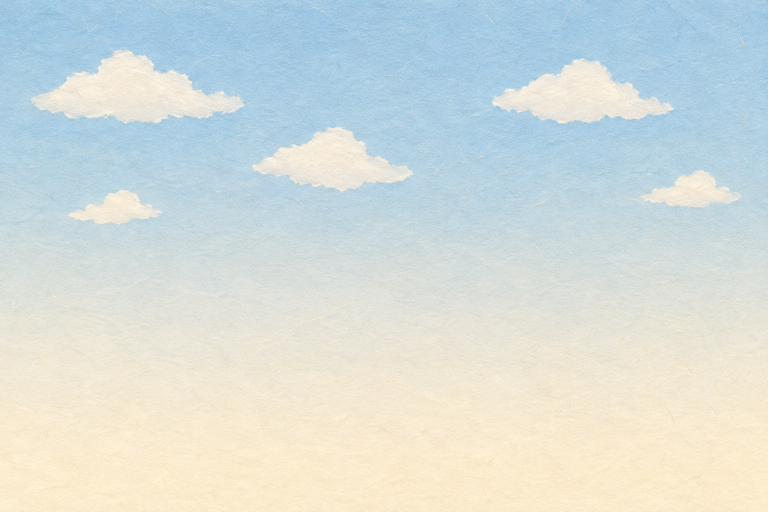
#> input picture assets/generated/bg-square-sky_v03.png, 1536 x 1024 px (shown at 1/2 size)
$ python phone_icon_v2.py
#> lines starting #> are read from the running program, lines starting #| are printed output that depends on the picture; after the words box and inside, x2 and y2 are one past the last pixel; in counts of white or black regions, pixels touching at a corner belong together
### review/G5/shared_art/scripts/paperdraw.py
"""G5 共用美術：程式繪製的厚卡紙景片／道具小工具（image_gen 額度用完時的退路）。

- 平塗色塊＋紙纖維紋理：紋理取自 G2 正式景片 bg-square-sky_v03 的高頻亮度（同一種紙紋），乘在色塊上。
- 線條：暖深灰細線（#4E3E33），和角色、G2 景片同色系；不畫陰影、不畫方向光。
- 道具（角色會碰到的獨立紙片）外加一圈白色紙芯邊（同角色立牌）；景片不加白邊。
- 圖裡不放任何文字、數字、標誌。
"""
from pathlib import Path

import numpy as np
from PIL import Image, ImageDraw, ImageFilter
from scipy import ndimage

ROOT = Path(__file__).resolve().parents[4]
INK = (78, 62, 51, 255)
_TEX = None


def paper_tex(w, h):
    """紙紋乘數（約 0.94–1.06）；以 G2 天空景片的高頻亮度鏡射鋪滿。"""
    global _TEX
    if _TEX is None:
        sky = np.array(Image.open(ROOT / "assets/generated/bg-square-sky_v03.png").convert("L")).astype(np.float32)
        sky = sky[720:1010]                       # 地平線附近沒有雲的那一段（只要紙纖維）
        hp = sky - ndimage.gaussian_filter(sky, 2.5)
        _TEX = np.clip(hp / 255.0 * 1.8, -0.06, 0.06)
    t = _TEX
    th, tw = t.shape
    reps_y, reps_x = h // th + 2, w // tw + 2
    row = np.concatenate([t if i % 2 == 0 else t[:, ::-1] for i in range(reps_x)], 1)
    full = np.concatenate([row if j % 2 == 0 else row[::-1] for j in range(reps_y)], 0)
    return 1.0 + full[:h, :w]


class Sheet:
    def __init__(self, w, h, ss=2):
        self.w, self.h, self.ss = w, h, ss
        self.img = Image.new("RGBA", (w * ss, h * ss), (0, 0, 0, 0))
        self.d = ImageDraw.Draw(self.img)

    def S(self, pts):
        return [(x * self.ss, y * self.ss) for x, y in pts]

    # [12 lines left out: functions rect, poly, not called in this run]

    def ellipse(self, x0, y0, x1, y1, fill, line=2.0):
        self.d.ellipse([x0 * self.ss, y0 * self.ss, x1 * self.ss, y1 * self.ss], fill=fill, outline=INK if line else None,
                       width=int(line * self.ss) if line else 0)

    def line(self, pts, w=2.0, color=INK):
        self.d.line(self.S(pts), fill=color, width=max(1, int(w * self.ss)), joint="curve")

    # [8 lines left out: function hole, not called in this run]

    def finish(self, white_border=0, edge_dark=0.0, seed=0):
        im = self.img.resize((self.w, self.h), Image.LANCZOS)
        a = np.array(im).astype(np.float32)
        tex = paper_tex(self.w, self.h)
        a[..., :3] *= tex[..., None]
        if edge_dark:
            m = a[..., 3] > 128
            din = ndimage.distance_transform_edt(m)
            k = np.clip(1 - din / 5.0, 0, 1) * edge_dark
            a[..., :3] *= (1 - k[..., None])
        a = np.clip(a, 0, 255).astype(np.uint8)
        if white_border:
            m = a[..., 3] >= 128
            pad = white_border + 6
            big = np.zeros((self.h + 2 * pad, self.w + 2 * pad, 4), np.uint8)
            big[pad:pad + self.h, pad:pad + self.w] = a
            m2 = big[..., 3] >= 128
            dist = ndimage.distance_transform_edt(~m2)
            core = (dist > 0) & (dist <= white_border)
            ring = (dist > 0) & (dist <= white_border + 1.2)
            out = big.copy().astype(np.float32)
            wc = np.array([250, 246, 238], np.float32) * paper_tex(big.shape[1], big.shape[0])[..., None]
            out[ring, :3] = wc[ring]
            aa = np.clip(white_border + 1.2 - dist, 0, 1)
            out[..., 3] = np.where(m2, out[..., 3], aa * 255 * ring)
            # 白邊內側一圈深色細線（同角色立牌）
            dl = ndimage.distance_transform_edt(m2)
            line = m2 & (dl <= 2.2)
            out[line, :3] = out[line, :3] * 0.25 + np.array([70, 56, 46]) * 0.75
            a = np.clip(out, 0, 255).astype(np.uint8)
        return a


def save(a, path):
    path.parent.mkdir(parents=True, exist_ok=True)
    m = a[..., 3] > 0
    if m.any() and not m.all():
        _, (iy, ix) = ndimage.distance_transform_edt(~m, return_indices=True)
        a = a.copy()
        a[~m, :3] = a[iy[~m], ix[~m], :3]
    Image.fromarray(a, "RGBA").save(path, optimize=True)
    return path

### review/G5/a5/scripts/phone_icon_v2.py
"""第五幕 119 電話圖示 v02：v01 的聽筒兩端畫成楔形，看起來像彎箭頭；改成經典話筒剪影（弧形握把＋兩端圓角耳承、話筒）。
輸出 assets/final/sets/a5_gate/a5-phone_v02.png（v01 刪除）。用法：/opt/anaconda3/bin/python3 review/G5/a5/scripts/phone_icon_v2.py
"""
import math
import sys
from pathlib import Path

from PIL import Image, ImageDraw

ROOT = Path(__file__).resolve().parents[4]
sys.path.insert(0, str(ROOT / "review/G5/shared_art/scripts"))
import paperdraw as P  # noqa: E402

D = 260
TEAL = (74, 128, 128, 255)


def handset(B):
    """經典話筒剪影（自己畫的幾何，不取自任何字型或圖示庫）：圓心在右上角的四分之一粗圓弧當握把，
    兩端各接一塊往弧內側伸出的圓角方塊（耳承、話筒）。"""
    im = Image.new("RGBA", (B, B), (0, 0, 0, 0))
    d = ImageDraw.Draw(im)
    k = B / 1000
    cx, cy = 880 * k, 120 * k          # 弧心（右上）
    R, w = 640 * k, 150 * k           # 握把中線半徑、粗細
    d.arc([cx - R - w / 2, cy - R - w / 2, cx + R + w / 2, cy + R + w / 2], 95, 175, fill=TEAL, width=int(w))
    pad_w, pad_l, rr = 250 * k, 230 * k, 70 * k
    # 左上端（9 點鐘方向附近）：往右（弧內側）伸出的耳承
    ex, ey = cx - R, cy + 40 * k
    d.rounded_rectangle([ex - pad_w / 2 - 10 * k, ey - 40 * k, ex - pad_w / 2 - 10 * k + pad_l + 40 * k, ey - 40 * k + pad_w], int(rr), fill=TEAL)
    # 下端（6 點鐘方向附近）：往上（弧內側）伸出的話筒
    fx, fy = cx - 40 * k, cy + R
    d.rounded_rectangle([fx - pad_w + 40 * k, fy - pad_l - 30 * k + pad_w / 2, fx + 40 * k, fy + pad_w / 2 + 10 * k], int(rr), fill=TEAL)
    return im


def main():
    s = P.Sheet(D, D)
#> in __init__, `self.img = Image.new("RGBA", (w * ss, h * ss), (0, 0, 0, 0))`: self.img: PIL image 520x520 RGBA; every value is 0
    s.ellipse(6, 6, D - 6, D - 6, (250, 244, 230, 255), line=3.0)
    s.ellipse(20, 20, D - 20, D - 20, (238, 226, 204, 255), line=1.4)
    B = D * s.ss
    hs = handset(B * 2)
#> in handset, `im = Image.new("RGBA", (B, B), (0, 0, 0, 0))`: im: PIL image 1040x1040 RGBA; every value is 0
    hs = hs.crop(hs.getbbox())
#> hs: PIL image 807x807 RGBA
    side = int(B * 0.56)
    kk = side / max(hs.size)
#> kk = 0.361
    hs = hs.resize((int(hs.size[0] * kk), int(hs.size[1] * kk)), Image.LANCZOS)
#> hs: PIL image 291x291 RGBA
    s.img.alpha_composite(hs, ((B - hs.size[0]) // 2, (B - hs.size[1]) // 2))
    s.d = ImageDraw.Draw(s.img)
    out = ROOT / "assets/final/sets/a5_gate/a5-phone_v02.png"
    P.save(s.finish(white_border=0), out)
#> in paper_tex, `row = np.concatenate([t if i % 2 == 0 else t[:, ::-1] for i in range(r..`:
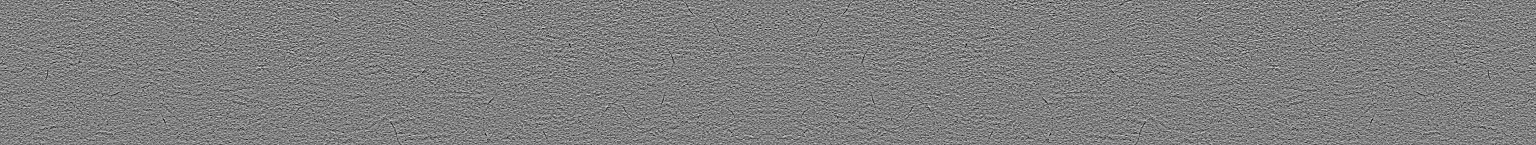
#> row: shape (290, 3072) float32 (shown at 1/2 size); min -0.06, max 0.06, mean 5.48e-06; drawn with min black and max white
#> in paper_tex, `full = np.concatenate([row if j % 2 == 0 else row[::-1] for j in range..`:
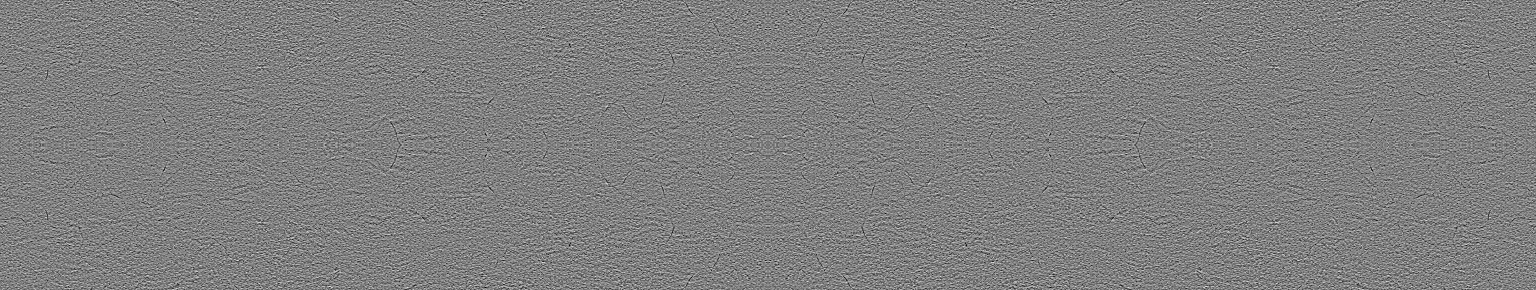
#> full: shape (580, 3072) float32 (shown at 1/2 size); min -0.06, max 0.06, mean 5.48e-06; drawn with min black and max white
#> in paper_tex, `return 1.0 + full[:h, :w]`:
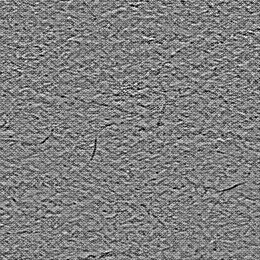
#> returned value: shape (260, 260) float32; min 0.94, max 1.06, mean 1; drawn with min black and max white
#> in save, `m = a[..., 3] > 0`:
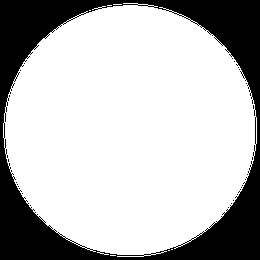
#> m: shape (260, 260) bool; 73.7% white; 28 black regions (27 under 20 px), largest, box (x1, y1, x2, y2) and area: (0, 0, 260, 260) 17750
#> in save, `_, (iy, ix) = ndimage.distance_transform_edt(~m, return_indices=True)`:
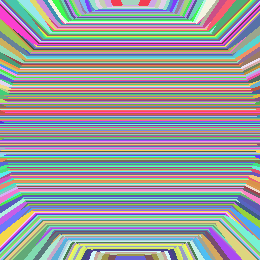
#> iy: shape (260, 260) int32; 254 distinct labels, from 3 to 256; one colour per label, 0 black
#> in save, `_, (iy, ix) = ndimage.distance_transform_edt(~m, return_indices=True)`:
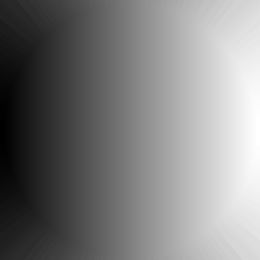
#> ix: shape (260, 260) int32; min 3, max 256, mean 129.5; drawn with min black and max white
#> in save, `a[~m, :3] = a[iy[~m], ix[~m], :3]`:
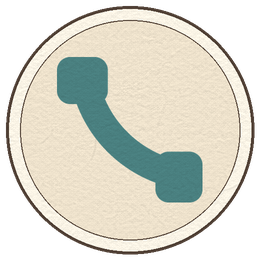
#> a: shape (260, 260, 4); mean of channels 0, 1, 2, 3 154.1, 152.8, 140.2, 182.9; transparent parts drawn white
    old = ROOT / "assets/final/sets/a5_gate/a5-phone_v01.png"
    if old.exists():
        old.unlink()
    print(out)


if __name__ == "__main__":
    main()
